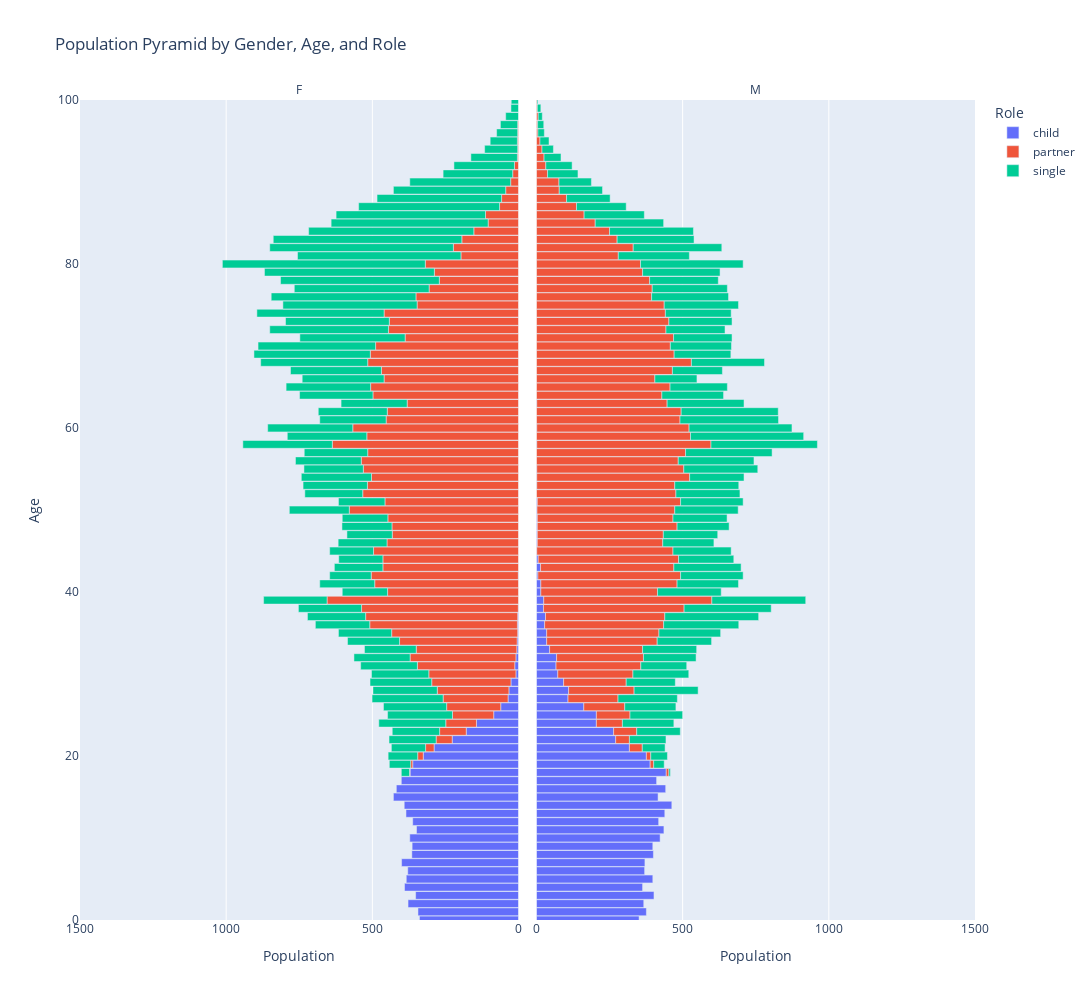

Notebook code cell kept with this figure:
### Markdown cell above
#### AGE PYRAMID (Age, Sex, Marital Status) ####

### Code cell
# Prepare data for population pyramid
pyramid_data = results.copy()
pyramid_data['count'] = 1

# Group by age, gender, and role
grouped = pyramid_data.groupby(['age', 'gender', 'role']).size().reset_index(name='count')

# For population pyramid, males are negative
grouped['count'] = grouped.apply(lambda row: -row['count'] if row['gender'] == 'F' else row['count'], axis=1)

# Convert role to string for better legend
grouped['role'] = grouped['role'].astype(str)


fig = px.bar(
    grouped,
    x='count',
    y='age',
    color='role',
    orientation='h',
    facet_col='gender',
    labels={'count': 'Population', 'age': 'Age', 'role': 'Role'},
    title='Population Pyramid by Gender, Age, and Role',
    hover_data=['age', 'gender', 'role','count'],
    height=1000,
    width=1300,
)

fig.update_xaxes(
    range=[-1500, 0],
    tickvals=[-1500, -1000, -500, 0],
    ticktext=[1500, 1000, 500, 0],
    matches=None,
    row=None, col=None,
    selector=dict(anchor='y')
)
fig.update_xaxes(
    range=[0, 1500],
    tickvals=[0, 500, 1000, 1500],
    ticktext=[0, 500, 1000, 1500],
    matches=None,
    row=None, col=None,
    selector=dict(anchor='y2')
)

fig.update_yaxes(range=[0, 100], matches='y')



fig.update_layout(bargap=0.05)
fig.for_each_annotation(lambda a: a.update(text=a.text.split("=")[-1]))
fig.show()

### Figure 1 — Plotly figure (JSON) as saved in the notebook; plotly's stock layout.template omitted (floating-point values rounded to 4 significant figures; data arrays with more than 128 entries replaced by an {"elided": "..."} marker saying what was removed)
{"data": [{"customdata": [["F", "child"], ["F", "child"], ["F", "child"], ["F", "child"], ["F", "child"], ["F", "child"], ["F", "child"], ["F", "child"], ["F", "child"], ["F", "child"], ["F", "child"], ["F", "child"], ["F", "child"], ["F", "child"], ["F", "child"], ["F", "child"], ["F", "child"], ["F", "child"], ["F", "child"], ["F", "child"], ["F", "child"], ["F", "child"], ["F", "child"], ["F", "child"], ["F", "child"], ["F", "child"], ["F", "child"], ["F", "child"], ["F", "child"], ["F", "child"], ["F", "child"], ["F", "child"], ["F", "child"], ["F", "child"], ["F", "child"], ["F", "child"], ["F", "child"], ["F", "child"], ["F", "child"], ["F", "child"]], "hovertemplate": "Role=%{customdata[1]}<br>gender=%{customdata[0]}<br>Population=%{x}<br>Age=%{y}<extra></extra>", "legendgroup": "child", "marker": {"color": "#636efa", "pattern": {"shape": ""}}, "name": "child", "orientation": "h", "showlegend": true, "textposition": "auto", "type": "bar", "x": [-339, -344, -378, -352, -390, -384, -379, -400, -365, -364, -372, -349, -362, -385, -391, -428, -418, -401, -371, -362, -326, -289, -227, -179, -144, -85, -61, -36, -33, -26, -9, -13, -9, -6, -5, -3, -4, -3, -1, -1], "xaxis": "x", "y": [0, 1, 2, 3, 4, 5, 6, 7, 8, 9, 10, 11, 12, 13, 14, 15, 16, 17, 18, 19, 20, 21, 22, 23, 24, 25, 26, 27, 28, 29, 30, 31, 32, 33, 34, 35, 36, 37, 38, 42], "yaxis": "y"}, {"customdata": [["M", "child"], ["M", "child"], ["M", "child"], ["M", "child"], ["M", "child"], ["M", "child"], ["M", "child"], ["M", "child"], ["M", "child"], ["M", "child"], ["M", "child"], ["M", "child"], ["M", "child"], ["M", "child"], ["M", "child"], ["M", "child"], ["M", "child"], ["M", "child"], ["M", "child"], ["M", "child"], ["M", "child"], ["M", "child"], ["M", "child"], ["M", "child"], ["M", "child"], ["M", "child"], ["M", "child"], ["M", "child"], ["M", "child"], ["M", "child"], ["M", "child"], ["M", "child"], ["M", "child"], ["M", "child"], ["M", "child"], ["M", "child"], ["M", "child"], ["M", "child"], ["M", "child"], ["M", "child"], ["M", "child"], ["M", "child"], ["M", "child"], ["M", "child"], ["M", "child"], ["M", "child"], ["M", "child"], ["M", "child"], ["M", "child"], ["M", "child"], ["M", "child"], ["M", "child"], ["M", "child"], ["M", "child"], ["M", "child"], ["M", "child"], ["M", "child"], ["M", "child"]], "hovertemplate": "Role=%{customdata[1]}<br>gender=%{customdata[0]}<br>Population=%{x}<br>Age=%{y}<extra></extra>", "legendgroup": "child", "marker": {"color": "#636efa", "pattern": {"shape": ""}}, "name": "child", "orientation": "h", "showlegend": false, "textposition": "auto", "type": "bar", "x": [351, 376, 367, 402, 363, 398, 370, 371, 400, 398, 423, 436, 418, 439, 463, 416, 442, 411, 444, 389, 376, 318, 271, 264, 205, 205, 162, 108, 110, 93, 73, 67, 69, 45, 35, 35, 28, 31, 24, 25, 15, 15, 5, 14, 6, 1, 3, 3, 3, 3, 2, 3, 1, 1, 1, 1, 1, 1], "xaxis": "x2", "y": [0, 1, 2, 3, 4, 5, 6, 7, 8, 9, 10, 11, 12, 13, 14, 15, 16, 17, 18, 19, 20, 21, 22, 23, 24, 25, 26, 27, 28, 29, 30, 31, 32, 33, 34, 35, 36, 37, 38, 39, 40, 41, 42, 43, 44, 45, 46, 47, 48, 49, 50, 51, 53, 54, 55, 58, 60, 63], "yaxis": "y2"}, {"customdata": {"elided": "80x2 str values"}, "hovertemplate": "Role=%{customdata[1]}<br>gender=%{customdata[0]}<br>Population=%{x}<br>Age=%{y}<extra></extra>", "legendgroup": "partner", "marker": {"color": "#EF553B", "pattern": {"shape": ""}}, "name": "partner", "orientation": "h", "showlegend": true, "textposition": "auto", "type": "bar", "x": [-2, -7, -19, -29, -55, -91, -105, -141, -185, -222, -245, -271, -298, -333, -362, -344, -402, -431, -505, -520, -536, -655, -448, -492, -503, -464, -464, -496, -450, -432, -433, -447, -579, -457, -533, -517, -503, -531, -538, -516, -637, -519, -567, -453, -449, -381, -498, -506, -460, -469, -516, -507, -489, -388, -445, -442, -460, -347, -351, -306, -271, -288, -319, -197, -223, -194, -153, -104, -113, -65, -58, -44, -27, -20, -14, -4, -3, -4, -3, -3], "xaxis": "x", "y": [18, 19, 20, 21, 22, 23, 24, 25, 26, 27, 28, 29, 30, 31, 32, 33, 34, 35, 36, 37, 38, 39, 40, 41, 42, 43, 44, 45, 46, 47, 48, 49, 50, 51, 52, 53, 54, 55, 56, 57, 58, 59, 60, 61, 62, 63, 64, 65, 66, 67, 68, 69, 70, 71, 72, 73, 74, 75, 76, 77, 78, 79, 80, 81, 82, 83, 84, 85, 86, 87, 88, 89, 90, 91, 92, 93, 94, 95, 96, 97], "yaxis": "y"}, {"customdata": {"elided": "87x2 str values"}, "hovertemplate": "Role=%{customdata[1]}<br>gender=%{customdata[0]}<br>Population=%{x}<br>Age=%{y}<extra></extra>", "legendgroup": "partner", "marker": {"color": "#EF553B", "pattern": {"shape": ""}}, "name": "partner", "orientation": "h", "showlegend": false, "textposition": "auto", "type": "bar", "x": [9, 12, 15, 44, 47, 79, 89, 115, 140, 171, 224, 214, 257, 290, 297, 318, 378, 384, 407, 408, 481, 575, 399, 466, 488, 456, 480, 466, 429, 431, 478, 464, 471, 490, 477, 472, 523, 503, 485, 510, 596, 527, 521, 491, 495, 446, 429, 457, 405, 465, 530, 471, 458, 469, 443, 453, 441, 437, 394, 396, 387, 363, 356, 280, 331, 276, 250, 201, 163, 137, 103, 78, 77, 38, 32, 26, 19, 12, 5, 4, 6, 3, 2, 3, 1, 1, 1], "xaxis": "x2", "y": [18, 19, 20, 21, 22, 23, 24, 25, 26, 27, 28, 29, 30, 31, 32, 33, 34, 35, 36, 37, 38, 39, 40, 41, 42, 43, 44, 45, 46, 47, 48, 49, 50, 51, 52, 53, 54, 55, 56, 57, 58, 59, 60, 61, 62, 63, 64, 65, 66, 67, 68, 69, 70, 71, 72, 73, 74, 75, 76, 77, 78, 79, 80, 81, 82, 83, 84, 85, 86, 87, 88, 89, 90, 91, 92, 93, 94, 95, 96, 97, 98, 99, 100, 101, 102, 109, 112], "yaxis": "y2"}, {"customdata": {"elided": "98x2 str values"}, "hovertemplate": "Role=%{customdata[1]}<br>gender=%{customdata[0]}<br>Population=%{x}<br>Age=%{y}<extra></extra>", "legendgroup": "single", "marker": {"color": "#00cc96", "pattern": {"shape": ""}}, "name": "single", "orientation": "h", "showlegend": true, "textposition": "auto", "type": "bar", "x": [-28, -73, -101, -117, -161, -162, -229, -222, -216, -243, -220, -211, -196, -194, -192, -177, -178, -182, -186, -199, -216, -217, -155, -188, -142, -166, -151, -150, -167, -155, -171, -156, -205, -159, -198, -220, -240, -203, -225, -217, -306, -272, -291, -227, -236, -226, -251, -289, -280, -311, -366, -398, -402, -360, -406, -355, -435, -459, -495, -461, -543, -581, -694, -559, -628, -645, -565, -537, -511, -482, -426, -384, -345, -238, -207, -159, -113, -93, -72, -59, -44, -26, -25, -15, -14, -11, -9, -8, -7, -6, -1, -1, -1, -3, -1, -2, -1, -1], "xaxis": "x", "y": [18, 19, 20, 21, 22, 23, 24, 25, 26, 27, 28, 29, 30, 31, 32, 33, 34, 35, 36, 37, 38, 39, 40, 41, 42, 43, 44, 45, 46, 47, 48, 49, 50, 51, 52, 53, 54, 55, 56, 57, 58, 59, 60, 61, 62, 63, 64, 65, 66, 67, 68, 69, 70, 71, 72, 73, 74, 75, 76, 77, 78, 79, 80, 81, 82, 83, 84, 85, 86, 87, 88, 89, 90, 91, 92, 93, 94, 95, 96, 97, 98, 99, 100, 101, 102, 103, 104, 105, 106, 107, 108, 109, 110, 111, 112, 114, 115, 123], "yaxis": "y"}, {"customdata": {"elided": "91x2 str values"}, "hovertemplate": "Role=%{customdata[1]}<br>gender=%{customdata[0]}<br>Population=%{x}<br>Age=%{y}<extra></extra>", "legendgroup": "single", "marker": {"color": "#00cc96", "pattern": {"shape": ""}}, "name": "single", "orientation": "h", "showlegend": false, "textposition": "auto", "type": "bar", "x": [5, 36, 57, 78, 125, 149, 176, 180, 175, 203, 219, 168, 191, 157, 180, 185, 186, 211, 257, 321, 298, 321, 218, 210, 214, 230, 189, 199, 175, 186, 178, 185, 217, 214, 219, 219, 186, 253, 259, 296, 364, 387, 352, 337, 332, 263, 211, 196, 144, 171, 250, 194, 209, 200, 202, 216, 225, 254, 263, 257, 235, 265, 351, 243, 303, 263, 287, 234, 206, 170, 149, 148, 111, 104, 90, 58, 39, 31, 22, 21, 14, 12, 3, 4, 5, 2, 1, 2, 1, 3, 1], "xaxis": "x2", "y": [18, 19, 20, 21, 22, 23, 24, 25, 26, 27, 28, 29, 30, 31, 32, 33, 34, 35, 36, 37, 38, 39, 40, 41, 42, 43, 44, 45, 46, 47, 48, 49, 50, 51, 52, 53, 54, 55, 56, 57, 58, 59, 60, 61, 62, 63, 64, 65, 66, 67, 68, 69, 70, 71, 72, 73, 74, 75, 76, 77, 78, 79, 80, 81, 82, 83, 84, 85, 86, 87, 88, 89, 90, 91, 92, 93, 94, 95, 96, 97, 98, 99, 100, 101, 102, 103, 104, 106, 110, 111, 122], "yaxis": "y2"}], "layout": {"annotations": [{"font": {}, "showarrow": false, "text": "F", "x": 0.245, "xanchor": "center", "xref": "paper", "y": 1, "yanchor": "bottom", "yref": "paper"}, {"font": {}, "showarrow": false, "text": "M", "x": 0.755, "xanchor": "center", "xref": "paper", "y": 1, "yanchor": "bottom", "yref": "paper"}], "bargap": 0.05, "barmode": "relative", "height": 1000, "legend": {"title": {"text": "Role"}, "tracegroupgap": 0}, "title": {"text": "Population Pyramid by Gender, Age, and Role"}, "width": 1300, "xaxis": {"anchor": "y", "domain": [0, 0.49], "range": [-1500, 0], "ticktext": [1500, 1000, 500, 0], "tickvals": [-1500, -1000, -500, 0], "title": {"text": "Population"}}, "xaxis2": {"anchor": "y2", "domain": [0.51, 1], "range": [0, 1500], "ticktext": [0, 500, 1000, 1500], "tickvals": [0, 500, 1000, 1500], "title": {"text": "Population"}}, "yaxis": {"anchor": "x", "domain": [0, 1], "matches": "y", "range": [0, 100], "title": {"text": "Age"}}, "yaxis2": {"anchor": "x2", "domain": [0, 1], "matches": "y", "range": [0, 100], "showticklabels": false}}}
